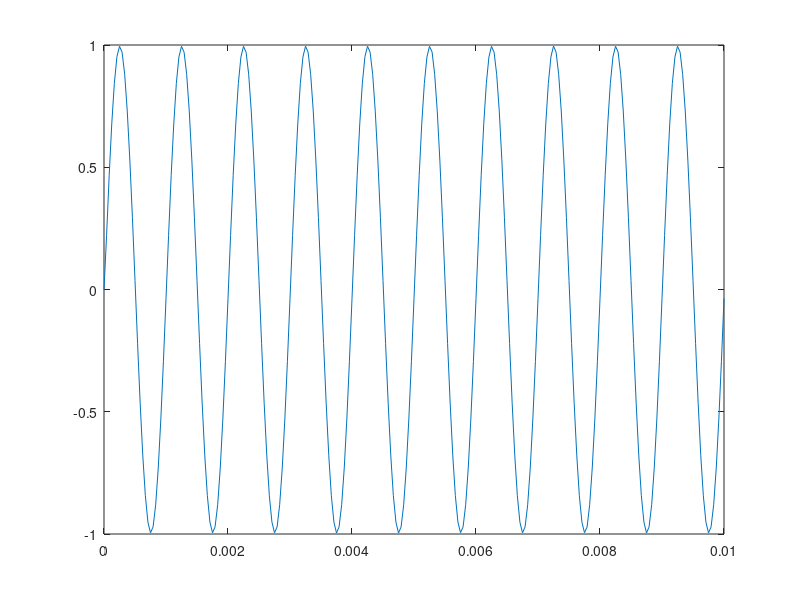

MATLAB code for this plot:
% RC Lowpass Filter Simulation in Time Domain using ODE45 with Input Signal as Vector
clear;
clc;
close all;

% Parameters
R = 1e3;      % Resistance in ohms
C = 6e-9;     % Capacitance in farads

fs = 24e3;
duration = 0.01;

ts = 0:1/fs:duration;

% Define input signal as a vector (sinusoidal input)
Vin = sin(2*pi*1000*ts);

RC = R*C;

% Define the ODE as a function handle
% Interpolating Vin so it can be evaluated at arbitrary time points
odeFunc = @(t, Vout) (1/RC) * (interp1(ts, Vin, t) - Vout);

% Solve the ODE using ode45
[t_out, Vout] = ode45(odeFunc, ts, 0);

figure;
plot(t_out, Vout);